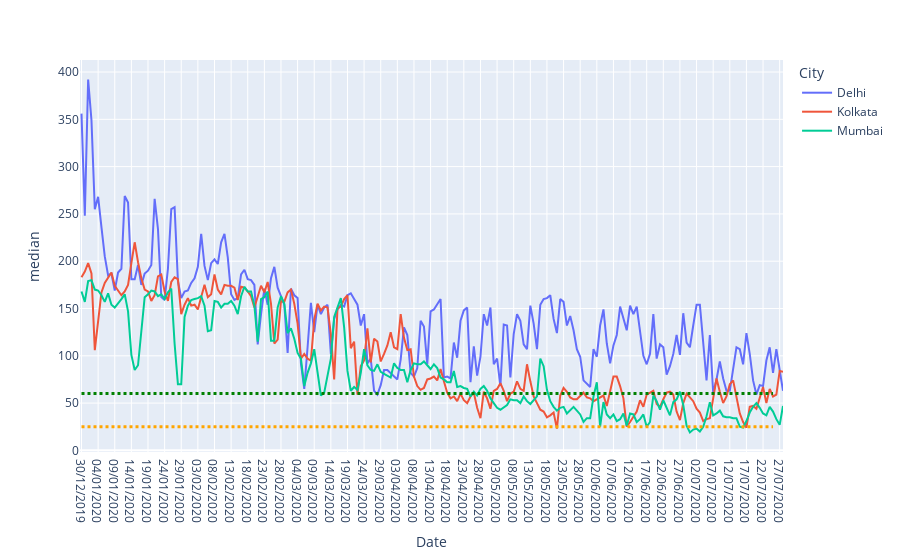

Write notebook code for a chart like this one.
### Code cell
fig=px.line(dfc,x='Date',y='median',color='City')
fig.add_shape(type="line",
            x0='30/12/2019',
            y0=25,
            x1='25/07/2020',
            y1=25,
            line=dict(
                color="orange",
                width=3,
                dash="dot",
            ))
fig.add_shape(type="line",
            x0='30/12/2019',
            y0=60,
            x1='25/07/2020',
            y1=60,
            line=dict(
                color="green",
                width=3,
                dash="dot",
            ))
fig.show()

### Figure 1 — Plotly figure (JSON) as saved in the notebook; plotly's stock layout.template omitted (floating-point values rounded to 4 significant figures; data arrays with more than 128 entries replaced by an {"elided": "..."} marker saying what was removed)
{"data": [{"hovertemplate": "City=Delhi<br>Date=%{x}<br>median=%{y}<extra></extra>", "legendgroup": "Delhi", "line": {"color": "#636efa", "dash": "solid"}, "mode": "lines", "name": "Delhi", "orientation": "v", "showlegend": true, "type": "scatter", "x": {"elided": "212 str values"}, "xaxis": "x", "y": {"elided": "212 int values"}, "yaxis": "y"}, {"hovertemplate": "City=Kolkata<br>Date=%{x}<br>median=%{y}<extra></extra>", "legendgroup": "Kolkata", "line": {"color": "#EF553B", "dash": "solid"}, "mode": "lines", "name": "Kolkata", "orientation": "v", "showlegend": true, "type": "scatter", "x": {"elided": "212 str values"}, "xaxis": "x", "y": {"elided": "212 int values"}, "yaxis": "y"}, {"hovertemplate": "City=Mumbai<br>Date=%{x}<br>median=%{y}<extra></extra>", "legendgroup": "Mumbai", "line": {"color": "#00cc96", "dash": "solid"}, "mode": "lines", "name": "Mumbai", "orientation": "v", "showlegend": true, "type": "scatter", "x": {"elided": "212 str values"}, "xaxis": "x", "y": {"elided": "212 int values"}, "yaxis": "y"}], "layout": {"autosize": true, "legend": {"title": {"text": "City"}, "tracegroupgap": 0}, "margin": {"t": 60}, "shapes": [{"line": {"color": "orange", "dash": "dot", "width": 3}, "type": "line", "x0": "30/12/2019", "x1": "25/07/2020", "y0": 25, "y1": 25}, {"line": {"color": "green", "dash": "dot", "width": 3}, "type": "line", "x0": "30/12/2019", "x1": "25/07/2020", "y0": 60, "y1": 60}], "xaxis": {"anchor": "y", "autorange": true, "domain": [0, 1], "range": [-0.406, 211], "title": {"text": "Date"}, "type": "category"}, "yaxis": {"anchor": "x", "autorange": true, "domain": [0, 1], "range": [-1.722, 412.7], "title": {"text": "median"}, "type": "linear"}}}
